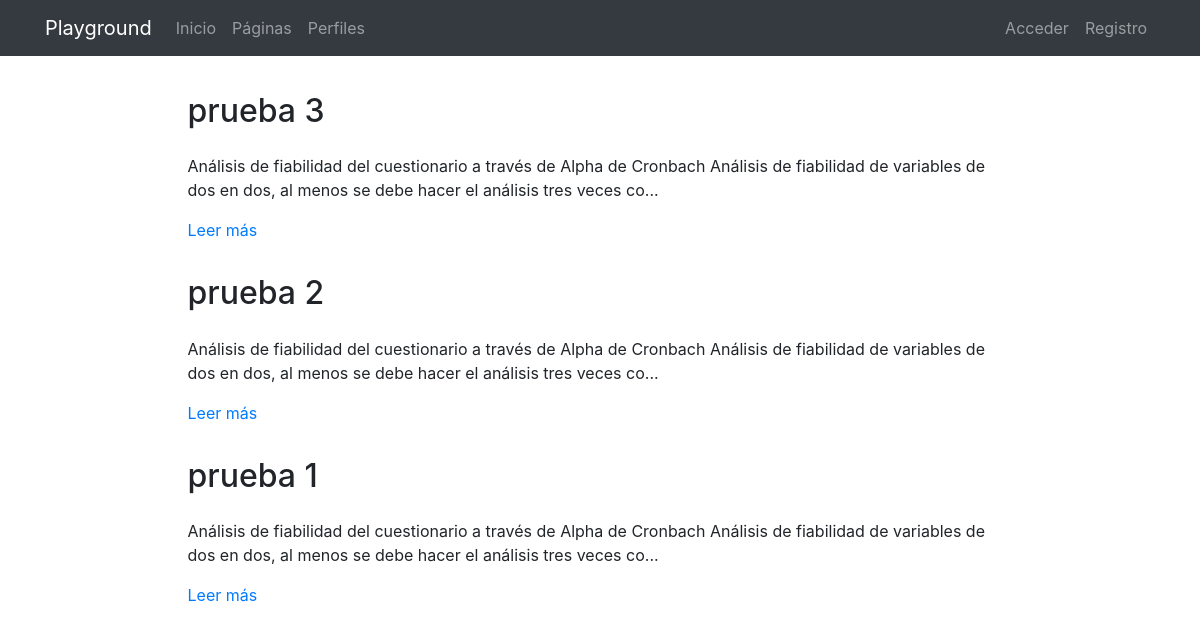
The page /pages/ on the database its author committed.
### pages/models.py (models this page shows, shortened)
class Page(models.Model):
    title = models.CharField(verbose_name="Título", max_length=200)
    content = RichTextField(verbose_name="Contenido")
    order = models.SmallIntegerField(verbose_name="Orden", default=0)
    created = models.DateTimeField(auto_now_add=True, verbose_name="Fecha de creación")
    updated = models.DateTimeField(auto_now=True, verbose_name="Fecha de edición")
    class Meta:
        verbose_name = "página"
        verbose_name_plural = "páginas"
        ordering = ['order', 'title']

### pages/views.py (the view)
# urls.py: path('',  PageListView.as_view(), name='pages'),
class PageListView(ListView):
    model = Page

### pages/templates/pages/page_list.html (shortened to what this page needs)
{% extends 'core/base.html' %}
{% load static %}
{% block content %}
{% include 'pages/includes/pages_menu.html' %}
<main role="main">
  <div class="container mb-4">
    {% for page in page_list|dictsort:"id" reversed%}
      <div class="row mt-3">
        <div class="col-md-9 mx-auto">
          <h2 class="mb-4">{{page.title}}</h2>
          <div>
            <p>{{page.content|striptags|safe|truncatechars:"200"}}</p>
            <p><a href="{% url 'pages:page' page.id page.title|slugify %}">Leer más</a>
            </p>
          </div>
        </div>
      </div>
    {% endfor %}
  </div>
</main>
{% endblock %}

### core/static/core/css/main.css (style rules this page uses)
main { padding-top: 20px; }
:root { --jumbotron-padding-y: 3rem; }

### rows shown on the page
Page: title "prueba 3", content "Análisis de fiabilidad del cuestionario a través de Alpha de Cronbach Análisis de fiabilidad de variables de dos en dos, al menos se debe hacer el análisis tres veces co..."
Page: title "prueba 2", content "Análisis de fiabilidad del cuestionario a través de Alpha de Cronbach Análisis de fiabilidad de variables de dos en dos, al menos se debe hacer el análisis tres veces co..."
Page: title "prueba 1", content "Análisis de fiabilidad del cuestionario a través de Alpha de Cronbach Análisis de fiabilidad de variables de dos en dos, al menos se debe hacer el análisis tres veces co..."
